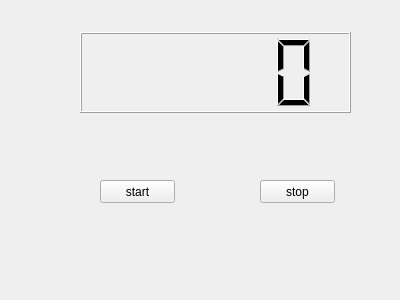
<?xml version="1.0" encoding="UTF-8"?>
<ui version="4.0">
 <class>Widget</class>
 <widget class="QWidget" name="Widget">
  <property name="geometry">
   <rect>
    <x>0</x>
    <y>0</y>
    <width>400</width>
    <height>300</height>
   </rect>
  </property>
  <property name="windowTitle">
   <string>Widget</string>
  </property>
  <widget class="QLCDNumber" name="lcdNumber">
   <property name="geometry">
    <rect>
     <x>80</x>
     <y>32</y>
     <width>271</width>
     <height>81</height>
    </rect>
   </property>
  </widget>
  <widget class="QPushButton" name="buttonStart">
   <property name="geometry">
    <rect>
     <x>100</x>
     <y>180</y>
     <width>75</width>
     <height>23</height>
    </rect>
   </property>
   <property name="text">
    <string>start</string>
   </property>
  </widget>
  <widget class="QPushButton" name="buttonStop">
   <property name="geometry">
    <rect>
     <x>260</x>
     <y>180</y>
     <width>75</width>
     <height>23</height>
    </rect>
   </property>
   <property name="text">
    <string>stop</string>
   </property>
  </widget>
 </widget>
 <layoutdefault spacing="6" margin="11"/>
 <resources/>
 <connections/>
</ui>
